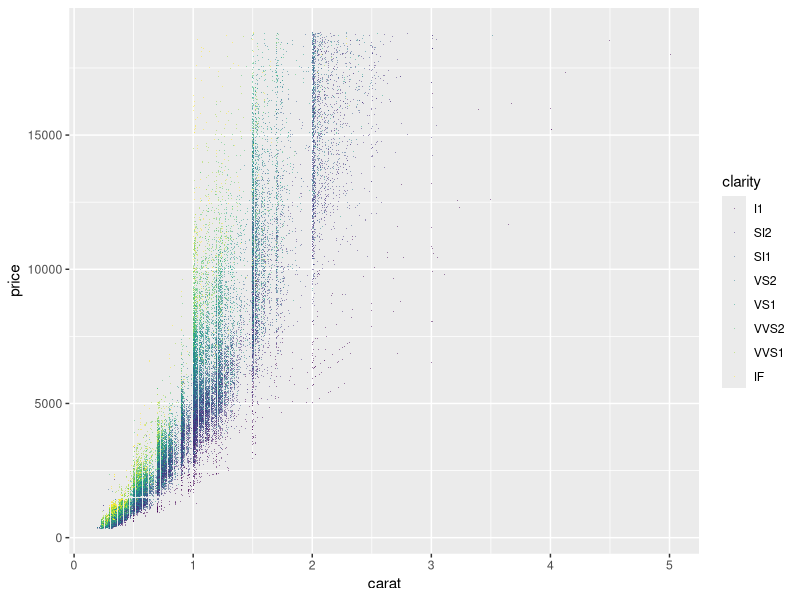
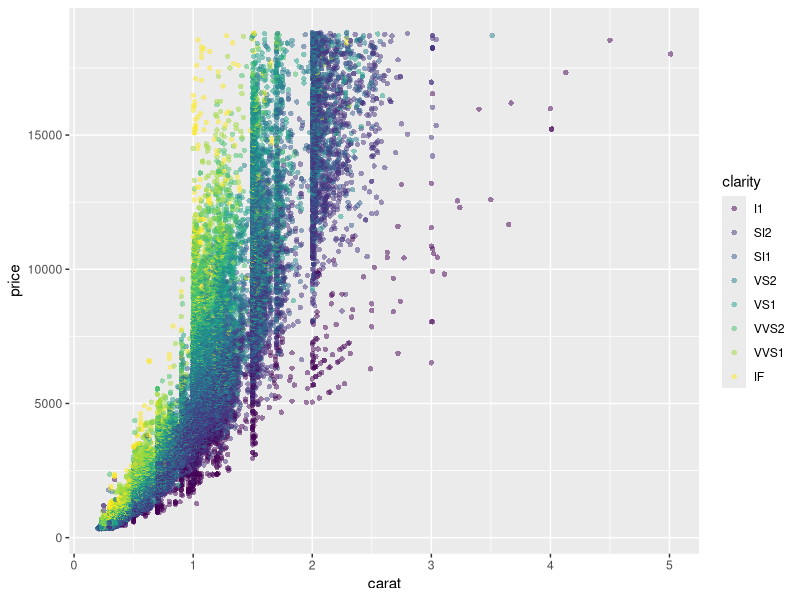
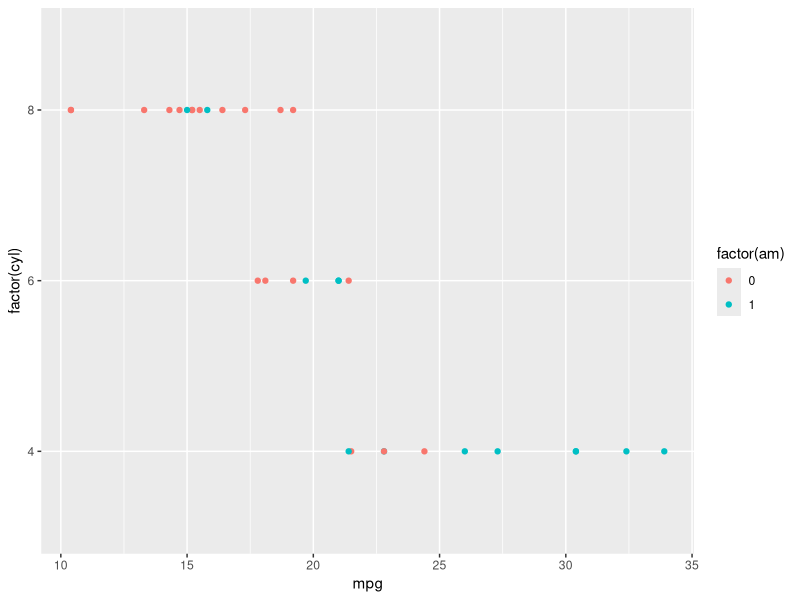
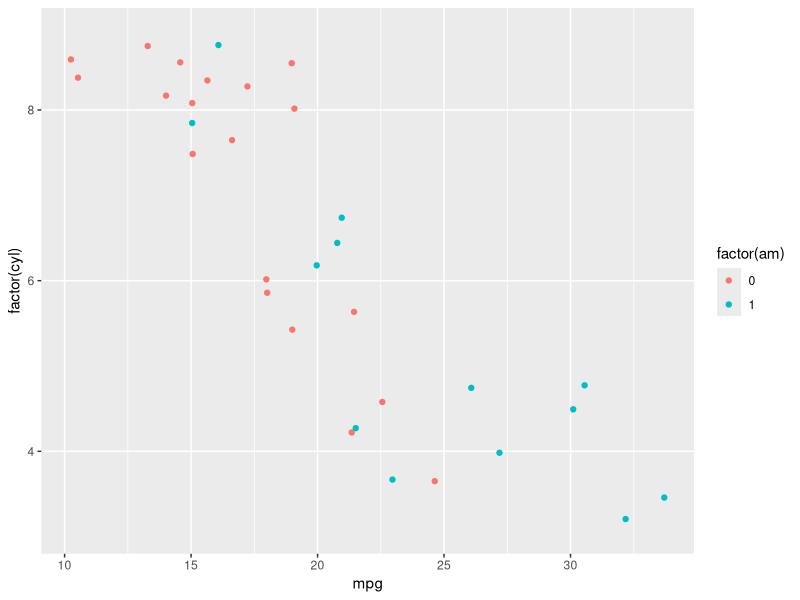
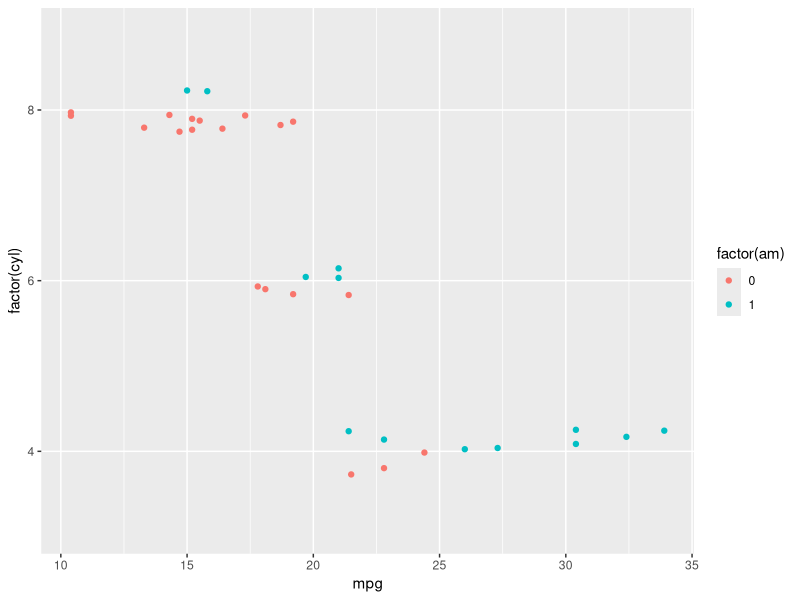

R code for these plots, in order:
## ---- chunk 1
library(ggplot2)
plot_price_vs_carat_clarity <- ggplot(
  data = diamonds, mapping = aes(x = carat, y = price, color = clarity)
) 

plot_price_vs_carat_clarity + geom_point(alpha = 0.5, shape = ".")
## ---- chunk 2
plot_price_vs_carat_clarity <- ggplot(
  data = diamonds, mapping = aes(x = carat, y = price, color = clarity)
) 

plot_price_vs_carat_clarity + geom_point(alpha = 0.5, shape = 16)
## ---- chunk 3
plot_mpg_vs_fcyl_by_fam <- ggplot(
  data = mtcars, mapping = aes(x = mpg, y = factor(cyl), color = factor(am))
)

plot_mpg_vs_fcyl_by_fam + geom_point()
## ---- chunk 4
plot_mpg_vs_fcyl_by_fam + 
  geom_point(position = position_jitter(0.3))
## ---- chunk 5
plot_mpg_vs_fcyl_by_fam + 
  geom_point(position = position_jitterdodge(
    jitter.width = 0.3, dodge.width = 0.3))
